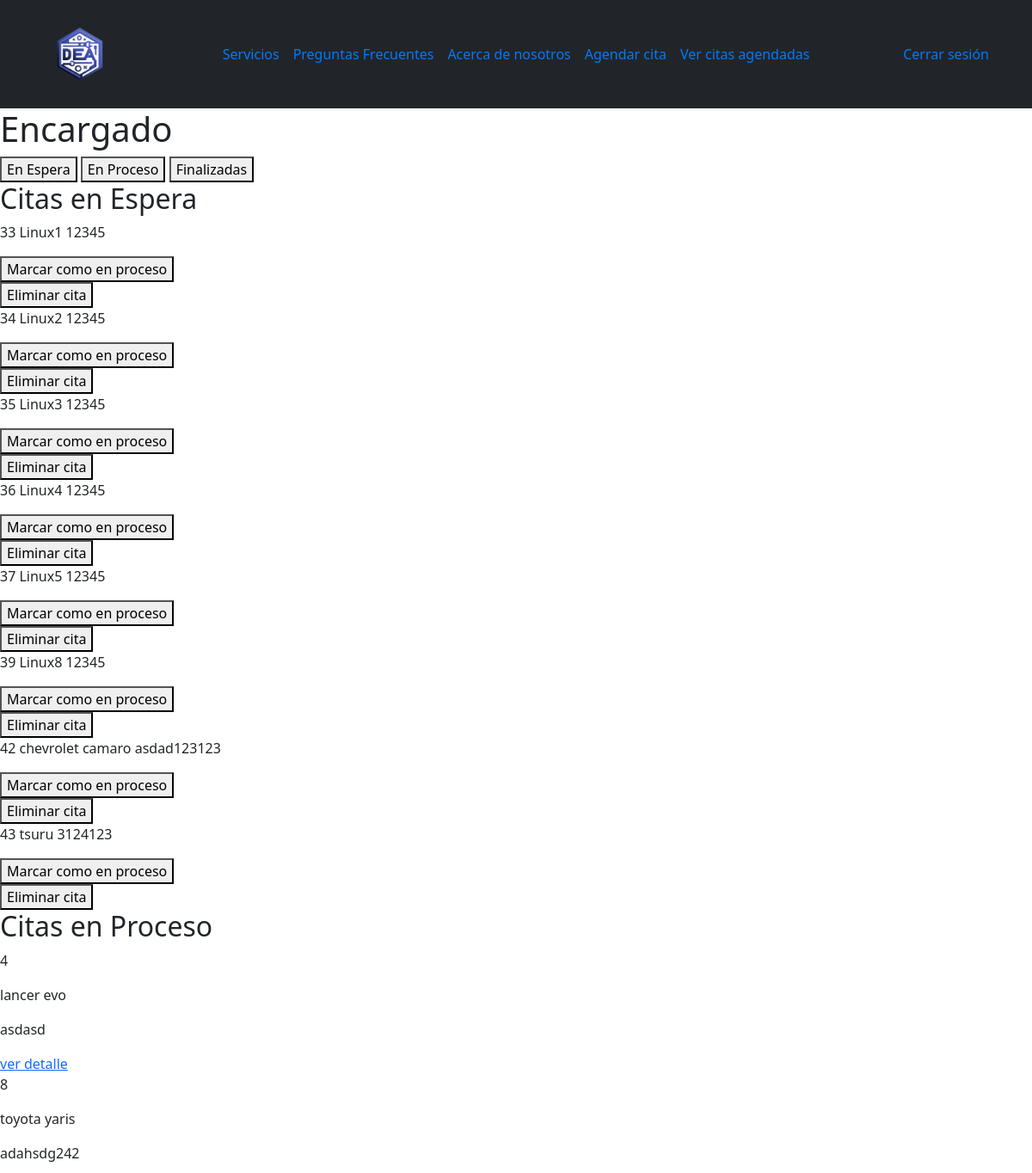
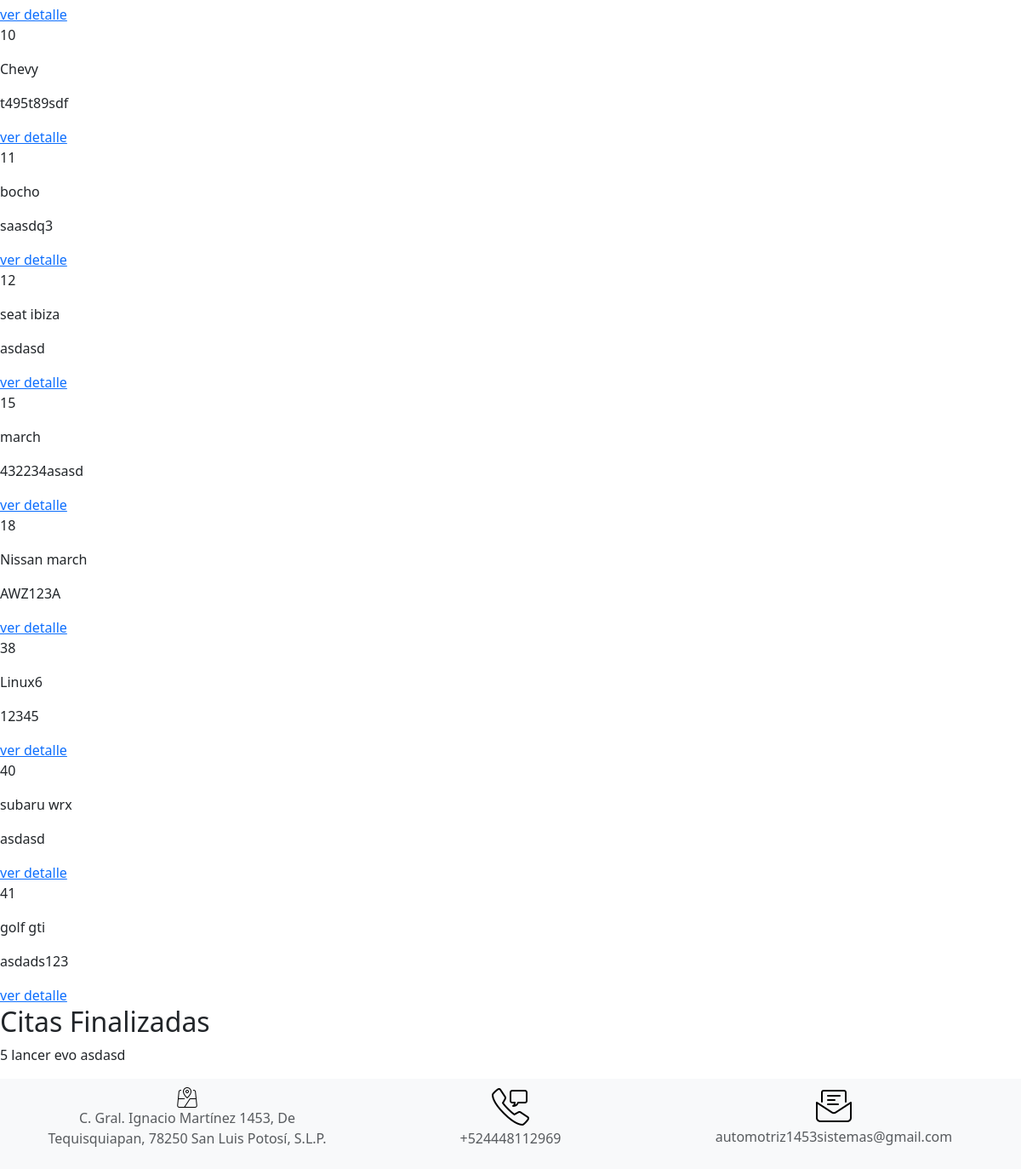
The page /panel_encargado/ (signed in) on the database as committed earlier (2 pictures, top to bottom).
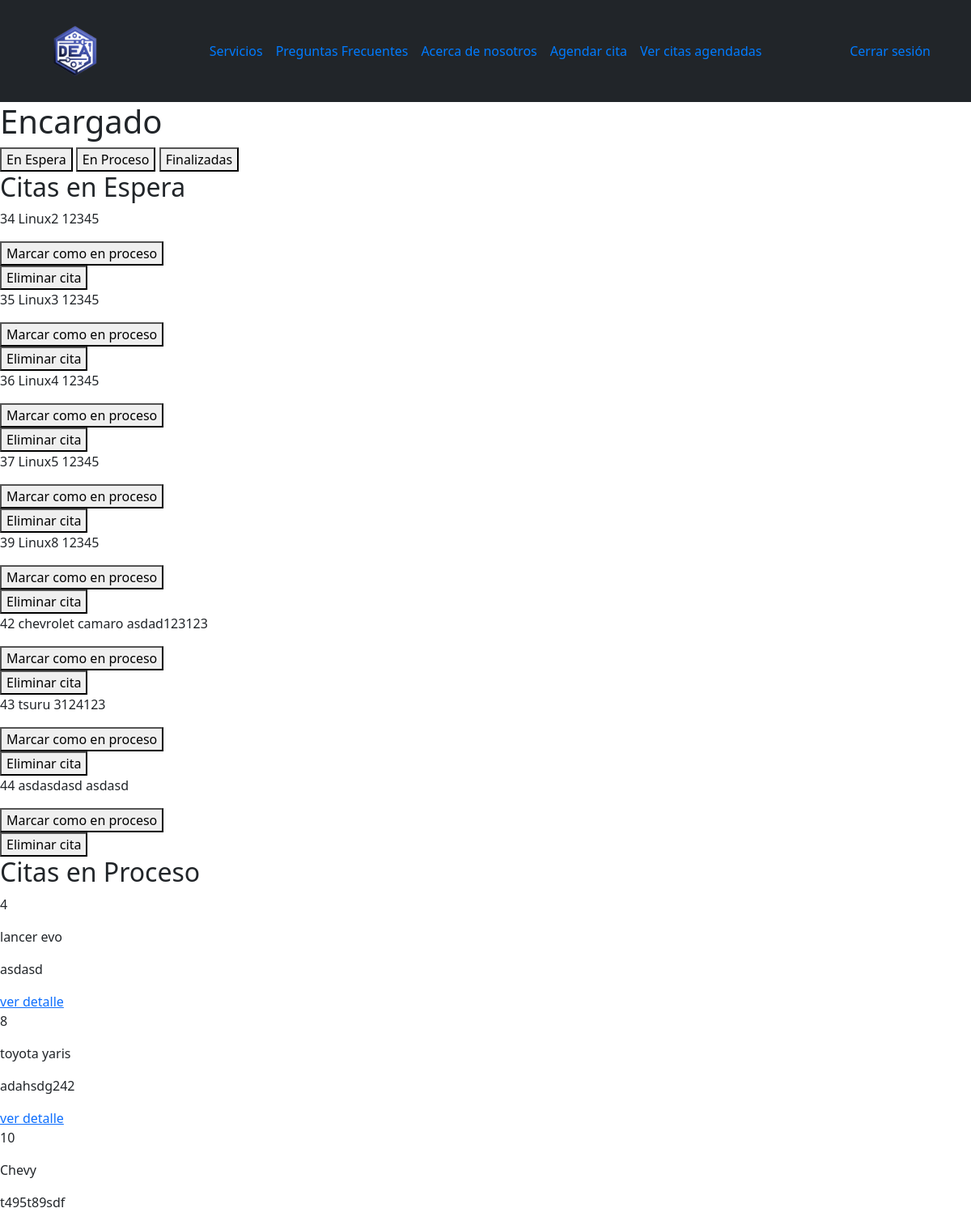
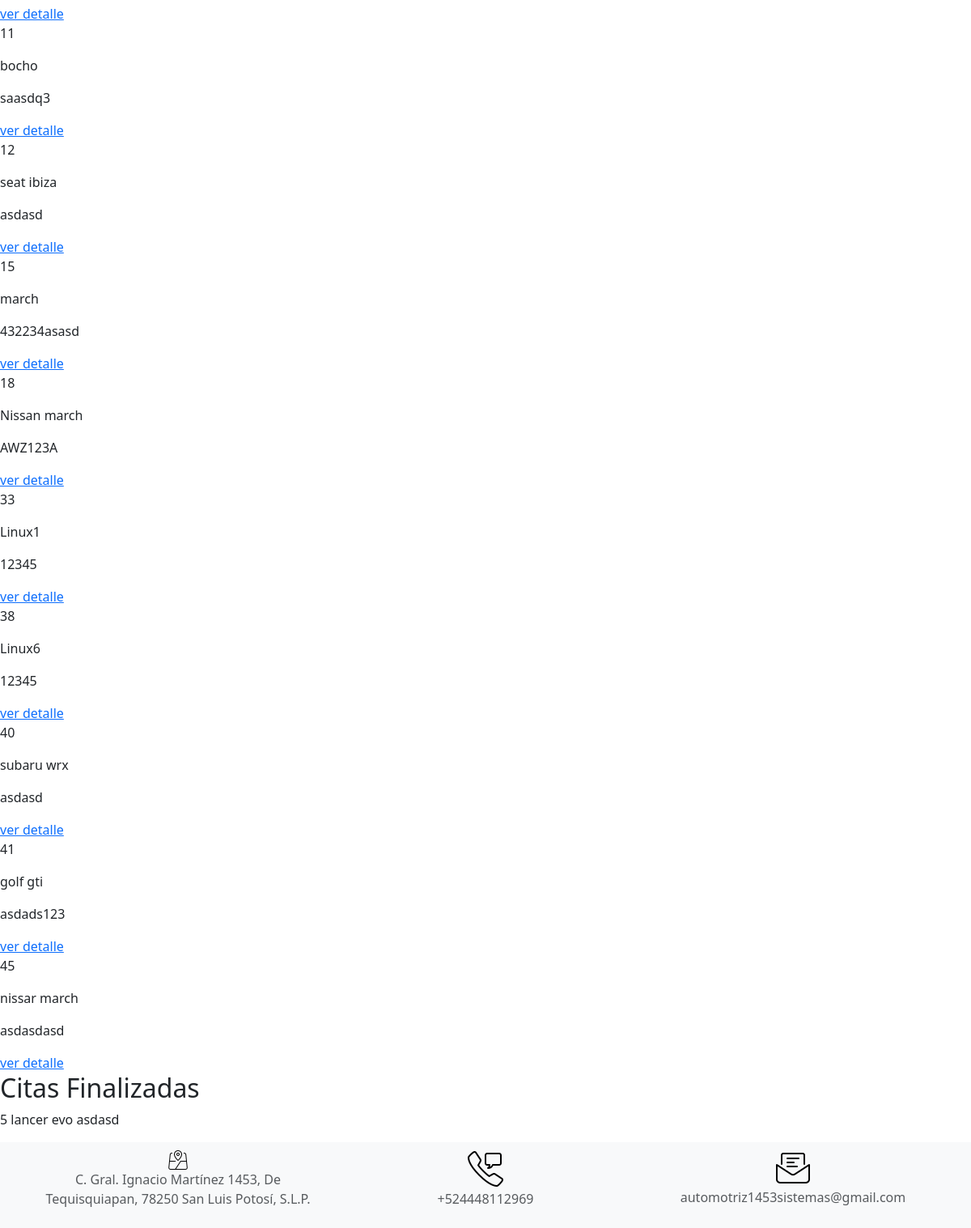
The same page on the database as committed later (2 pictures, top to bottom).
### autenticacion/models.py (models this page shows)
class Cita(models.Model):
    usuario = models.ForeignKey(User, on_delete=models.CASCADE)
    modelo_carro = models.CharField(max_length=100)
    color = models.CharField(max_length=100)
    placas = models.CharField(max_length=20)
    fecha = models.DateField()
    hora = models.TimeField()
    estado = models.CharField(max_length=50, default='pendiente')
    retroalimentacion = models.TextField(null=True, blank=True)
    servicios = models.ManyToManyField(Servicio, through='DetalleCita')
    def __str__(self):
        return f"Cita {self.id} - {self.modelo_carro}"

### autenticacion/views.py (the view)
# urls.py: path('panel_encargado/', v_auth.panel_encargado, name='panel_encargado'),
@login_required
def panel_encargado(request):
    citas_pendientes = Cita.objects.filter(estado='pendiente')
    citas_en_proceso = Cita.objects.filter(estado='en proceso')
    citas_finalizadas = Cita.objects.filter(estado='finalizada')
    print("Citas en espera: ",citas_pendientes.count())
    for cita1 in citas_pendientes:
        print(cita1)
    print("Citas en proceso: ", citas_en_proceso.count())
    for cita2 in citas_en_proceso:
        print(cita2)
    print("Citas finalizadas: " , citas_en_proceso.count())
    for cita3 in citas_en_proceso:
        print(cita3)
    return render(request, 'panelEncargado.html', {
        'citas_en_espera': citas_pendientes,
        'citas_en_proceso': citas_en_proceso,
        'citas_finalizadas': citas_finalizadas
    })

### main/templates/panelEncargado.html (shortened to what this page needs)
<!DOCTYPE html>
<html lang="en">
<head>
    {% extends 'layouts/base.html' %}
    {% block content %}
    <h1>Encargado</h1>
    <div class="tabs">
        <button class="tablinks" onclick="showCitas(event, 'en_espera')">En Espera</button>
        <button class="tablinks" onclick="showCitas(event, 'en_proceso')">En Proceso</button>
        <button class="tablinks" onclick="showCitas(event, 'finalizadas')">Finalizadas</button>
    </div>
    <div id="en_espera" class="tabcontent">
        <h2>Citas en Espera</h2>
            {% for cita in citas_en_espera %}
                <div class="cita">
                    <p>{{ cita.id }}  {{cita.modelo_carro}} {{cita.placas}}</p>
                    <form action="{% url 'modificar_estado_cita' cita.id %}" method="post">
                        <button type="submit" onclick="return confirm('¿Estás seguro de modificar el estado de la cita?')" >Marcar como en proceso</button>
                    </form>
                    <form action="{% url 'eliminar_cita' cita.id %}" method="post">
                        <button type="submit" onclick="return confirm('¿Estás seguro de eliminar la cita?')">Eliminar cita</button>
                    </form>
                </div>
            {% endfor %}
    </div>
    <div id="en_proceso" class="tabcontent">
        <h2>Citas en Proceso</h2>
            {% for cita in citas_en_proceso %}
                <p>{{cita.id}}</p>
                <p>{{cita.modelo_carro}}</p>
                <p>{{cita.placas}}</p>
                <a href="{% url 'detalle_cita_en_proceso' cita.id%}">ver detalle</a>
                {% endfor %}
    </div>
    <div id="finalizadas" class="tabcontent">
        <h2>Citas Finalizadas</h2>
        {% for cita in citas_finalizadas %}
        <p>{{ cita.id }}  {{cita.modelo_carro}} {{cita.placas}}</p>
        {% endfor %}
    </div>
    {% endblock %}

Rows that differ between the two databases and show on the page:
added Cita: id "44", modelo_carro "asdasdasd", placas "asdasd", shown under "Citas en Espera"
changed Cita "Linux1": moves from the list under "Citas en Espera" to the list under "Citas en Proceso"
added Cita: id "45", modelo_carro "nissar march", placas "asdasdasd", shown under "Citas en Proceso"
